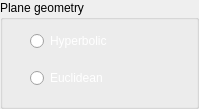
           <widget class="QGroupBox" name="groupBox">
            <property name="sizePolicy">
             <sizepolicy hsizetype="Minimum" vsizetype="Minimum">
              <horstretch>0</horstretch>
              <verstretch>0</verstretch>
             </sizepolicy>
            </property>
            <property name="maximumSize">
             <size>
              <width>16777215</width>
              <height>115</height>
             </size>
            </property>
            <property name="palette">
             <palette>
              <active>
               <colorrole role="WindowText">
                <brush brushstyle="SolidPattern">
                 <color alpha="255">
                  <red>255</red>
                  <green>255</green>
                  <blue>255</blue>
                 </color>
                </brush>
               </colorrole>
              </active>
              <inactive>
               <colorrole role="WindowText">
                <brush brushstyle="SolidPattern">
                 <color alpha="255">
                  <red>0</red>
                  <green>0</green>
                  <blue>0</blue>
                 </color>
                </brush>
               </colorrole>
              </inactive>
              <disabled>
               <colorrole role="WindowText">
                <brush brushstyle="SolidPattern">
                 <color alpha="255">
                  <red>120</red>
                  <green>120</green>
                  <blue>120</blue>
                 </color>
                </brush>
               </colorrole>
              </disabled>
             </palette>
            </property>
            <property name="title">
             <string>Plane geometry</string>
            </property>
            <widget class="QWidget" name="verticalLayoutWidget_2">
             <property name="geometry">
              <rect>
               <x>30</x>
               <y>20</y>
               <width>160</width>
               <height>80</height>
              </rect>
             </property>
             <layout class="QVBoxLayout" name="verticalLayout_4">
              <item>
               <widget class="QRadioButton" name="hyperbolic_geometry">
                <property name="palette">
                 <palette>
                  <active>
                   <colorrole role="WindowText">
                    <brush brushstyle="SolidPattern">
                     <color alpha="255">
                      <red>255</red>
                      <green>255</green>
                      <blue>255</blue>
                     </color>
                    </brush>
                   </colorrole>
                   <colorrole role="Text">
                    <brush brushstyle="SolidPattern">
                     <color alpha="255">
                      <red>255</red>
                      <green>255</green>
                      <blue>255</blue>
                     </color>
                    </brush>
                   </colorrole>
                   <colorrole role="ButtonText">
                    <brush brushstyle="SolidPattern">
                     <color alpha="255">
                      <red>255</red>
                      <green>255</green>
                      <blue>255</blue>
                     </color>
                    </brush>
                   </colorrole>
                   <colorrole role="PlaceholderText">
                    <brush brushstyle="SolidPattern">
                     <color alpha="255">
                      <red>255</red>
                      <green>255</green>
                      <blue>255</blue>
                     </color>
                    </brush>
                   </colorrole>
                  </active>
                  <inactive>
                   <colorrole role="WindowText">
                    <brush brushstyle="SolidPattern">
                     <color alpha="255">
                      <red>255</red>
                      <green>255</green>
                      <blue>255</blue>
                     </color>
                    </brush>
                   </colorrole>
                   <colorrole role="Text">
                    <brush brushstyle="SolidPattern">
                     <color alpha="255">
                      <red>255</red>
                      <green>255</green>
                      <blue>255</blue>
                     </color>
                    </brush>
                   </colorrole>
                   <colorrole role="ButtonText">
                    <brush brushstyle="SolidPattern">
                     <color alpha="255">
                      <red>255</red>
                      <green>255</green>
                      <blue>255</blue>
                     </color>
                    </brush>
                   </colorrole>
                   <colorrole role="PlaceholderText">
                    <brush brushstyle="SolidPattern">
                     <color alpha="255">
                      <red>255</red>
                      <green>255</green>
                      <blue>255</blue>
                     </color>
                    </brush>
                   </colorrole>
                  </inactive>
                  <disabled>
                   <colorrole role="WindowText">
                    <brush brushstyle="SolidPattern">
                     <color alpha="255">
                      <red>255</red>
                      <green>255</green>
                      <blue>255</blue>
                     </color>
                    </brush>
                   </colorrole>
                   <colorrole role="Text">
                    <brush brushstyle="SolidPattern">
                     <color alpha="255">
                      <red>255</red>
                      <green>255</green>
                      <blue>255</blue>
                     </color>
                    </brush>
                   </colorrole>
                   <colorrole role="ButtonText">
                    <brush brushstyle="SolidPattern">
                     <color alpha="255">
                      <red>255</red>
                      <green>255</green>
                      <blue>255</blue>
                     </color>
                    </brush>
                   </colorrole>
                   <colorrole role="PlaceholderText">
                    <brush brushstyle="SolidPattern">
                     <color alpha="255">
                      <red>255</red>
                      <green>255</green>
                      <blue>255</blue>
                     </color>
                    </brush>
                   </colorrole>
                  </disabled>
                 </palette>
                </property>
                <property name="styleSheet">
                 <string notr="true">color: rgb(255, 255, 255);</string>
                </property>
                <property name="text">
                 <string>Hyperbolic</string>
                </property>
               </widget>
              </item>
              <item>
               <widget class="QRadioButton" name="euclidean_geometry">
                <property name="palette">
                 <palette>
                  <active>
                   <colorrole role="WindowText">
                    <brush brushstyle="SolidPattern">
                     <color alpha="255">
                      <red>255</red>
                      <green>255</green>
                      <blue>255</blue>
                     </color>
                    </brush>
                   </colorrole>
                   <colorrole role="Text">
                    <brush brushstyle="SolidPattern">
                     <color alpha="255">
                      <red>255</red>
                      <green>255</green>
                      <blue>255</blue>
                     </color>
                    </brush>
                   </colorrole>
                   <colorrole role="ButtonText">
                    <brush brushstyle="SolidPattern">
                     <color alpha="255">
                      <red>255</red>
                      <green>255</green>
                      <blue>255</blue>
                     </color>
                    </brush>
                   </colorrole>
                   <colorrole role="PlaceholderText">
                    <brush brushstyle="SolidPattern">
                     <color alpha="255">
                      <red>255</red>
                      <green>255</green>
                      <blue>255</blue>
                     </color>
                    </brush>
                   </colorrole>
                  </active>
                  <inactive>
                   <colorrole role="WindowText">
                    <brush brushstyle="SolidPattern">
                     <color alpha="255">
                      <red>255</red>
                      <green>255</green>
                      <blue>255</blue>
                     </color>
                    </brush>
                   </colorrole>
                   <colorrole role="Text">
                    <brush brushstyle="SolidPattern">
                     <color alpha="255">
                      <red>255</red>
                      <green>255</green>
                      <blue>255</blue>
                     </color>
                    </brush>
                   </colorrole>
                   <colorrole role="ButtonText">
                    <brush brushstyle="SolidPattern">
                     <color alpha="255">
                      <red>255</red>
                      <green>255</green>
                      <blue>255</blue>
                     </color>
                    </brush>
                   </colorrole>
                   <colorrole role="PlaceholderText">
                    <brush brushstyle="SolidPattern">
                     <color alpha="255">
                      <red>255</red>
                      <green>255</green>
                      <blue>255</blue>
                     </color>
                    </brush>
                   </colorrole>
                  </inactive>
                  <disabled>
                   <colorrole role="WindowText">
                    <brush brushstyle="SolidPattern">
                     <color alpha="255">
                      <red>255</red>
                      <green>255</green>
                      <blue>255</blue>
                     </color>
                    </brush>
                   </colorrole>
                   <colorrole role="Text">
                    <brush brushstyle="SolidPattern">
                     <color alpha="255">
                      <red>255</red>
                      <green>255</green>
                      <blue>255</blue>
                     </color>
                    </brush>
                   </colorrole>
                   <colorrole role="ButtonText">
                    <brush brushstyle="SolidPattern">
                     <color alpha="255">
                      <red>255</red>
                      <green>255</green>
                      <blue>255</blue>
                     </color>
                    </brush>
                   </colorrole>
                   <colorrole role="PlaceholderText">
                    <brush brushstyle="SolidPattern">
                     <color alpha="255">
                      <red>255</red>
                      <green>255</green>
                      <blue>255</blue>
                     </color>
                    </brush>
                   </colorrole>
                  </disabled>
                 </palette>
                </property>
                <property name="styleSheet">
                 <string notr="true">color: rgb(255, 255, 255);</string>
                </property>
                <property name="text">
                 <string>Euclidean</string>
                </property>
               </widget>
              </item>
             </layout>
            </widget>
           </widget>
